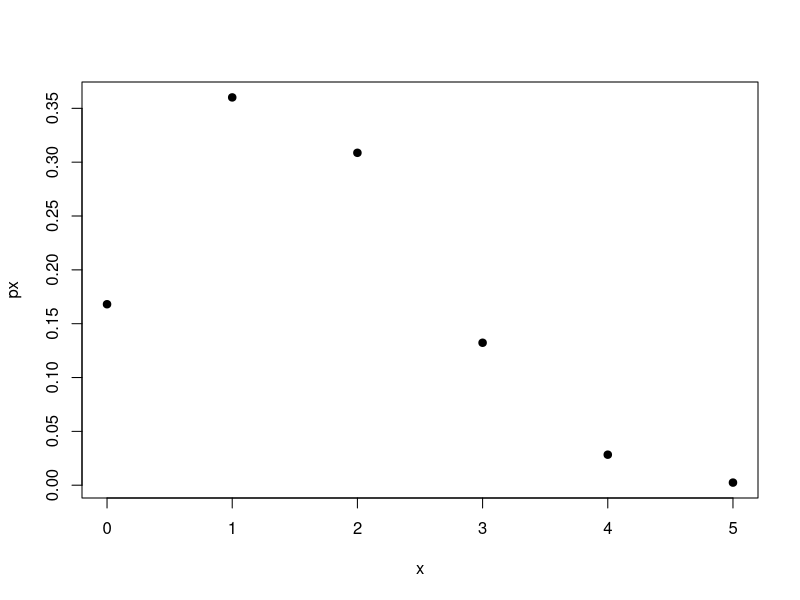
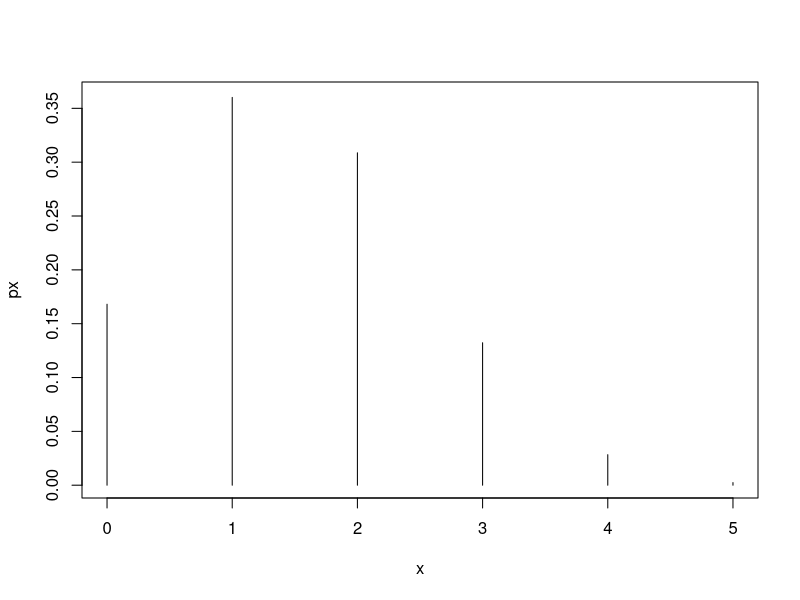
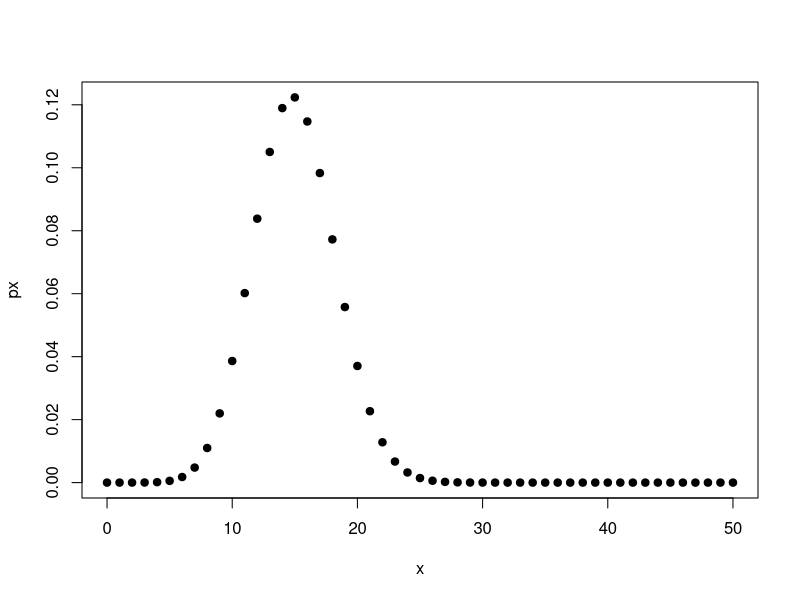
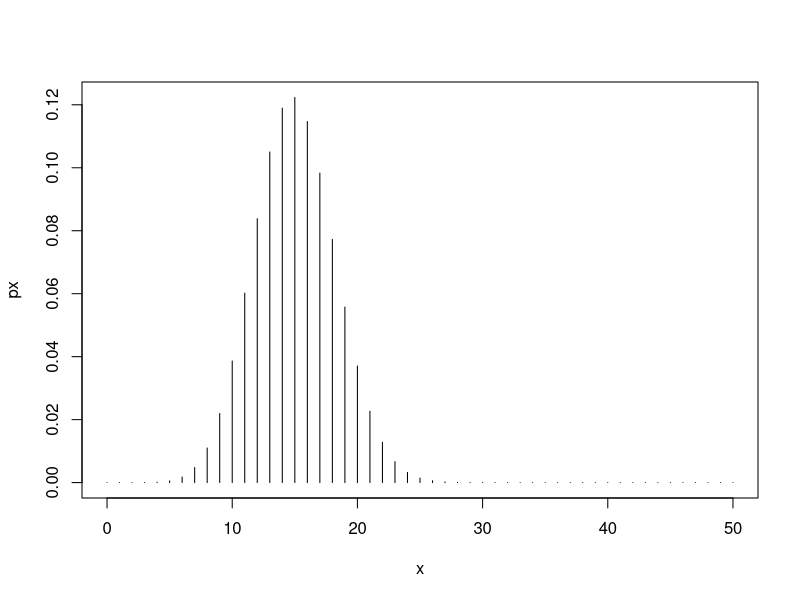
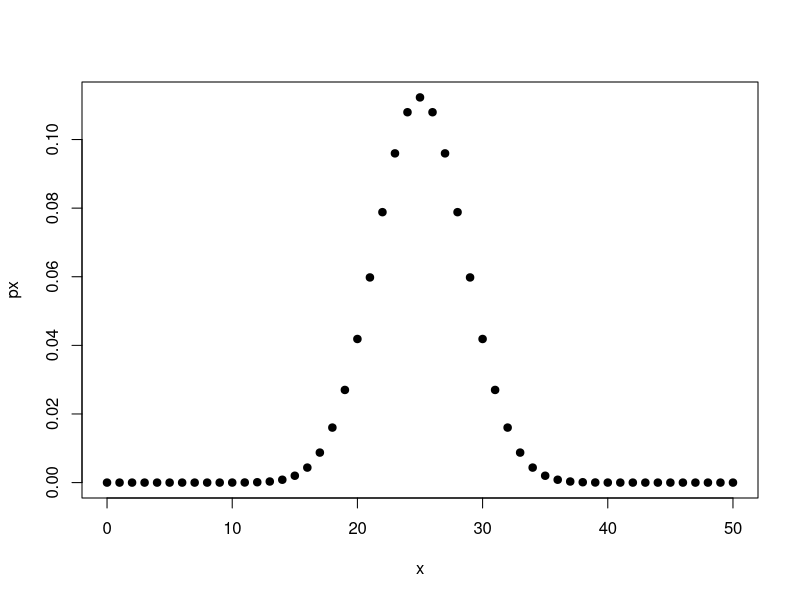
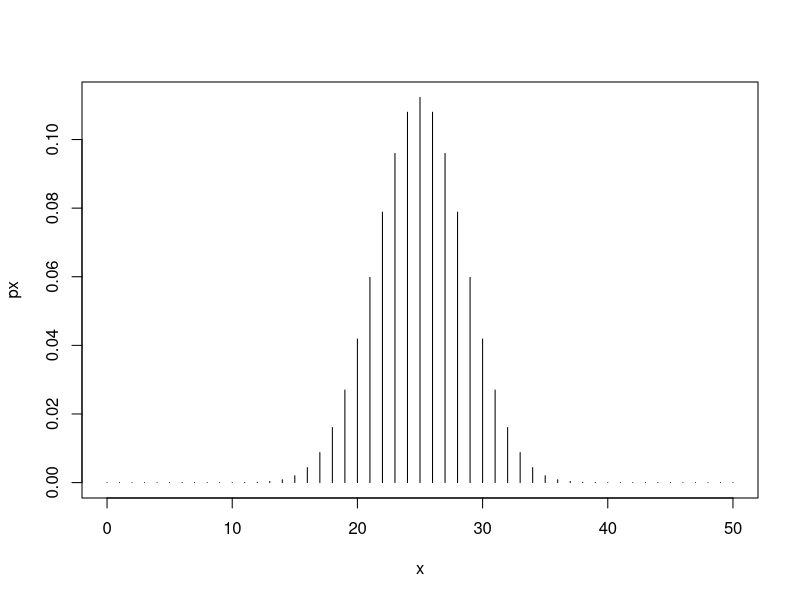
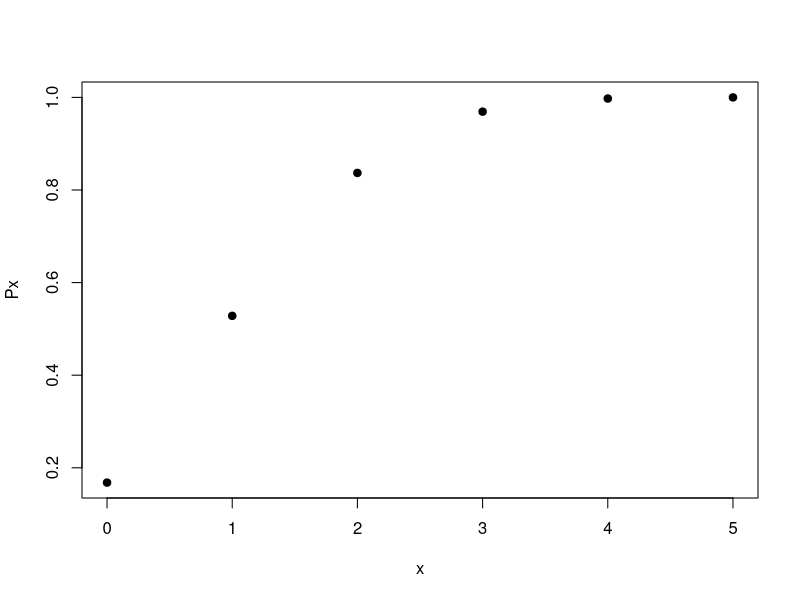
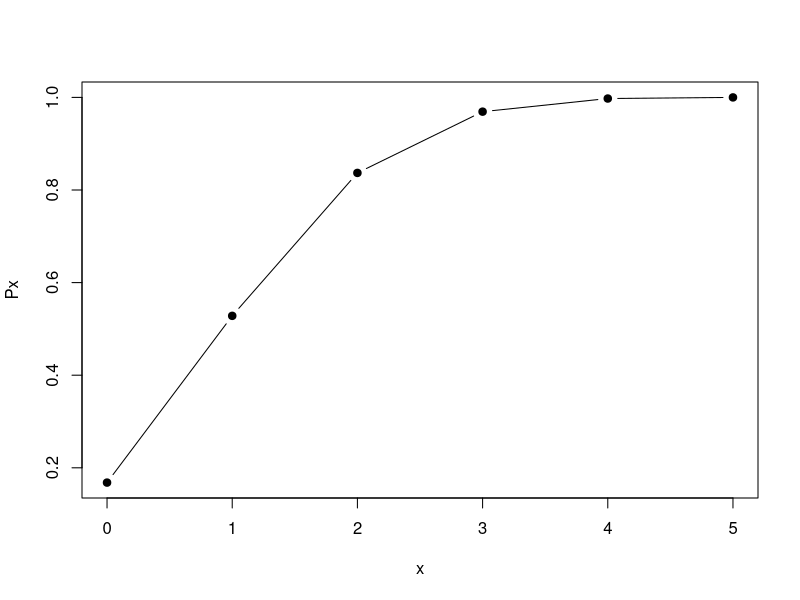

Write the R code that produced these figures, in order.
?rbinom
rbinom(10, size=5, prob=0.3)

rbinom(10, 1, 0.5)

rbinom(10, 100, 0.5)

z <- rbinom(1000, 100, 0.5)
mean(z)

z <- rbinom(10000, 100, 0.5)
mean(z)

rbinom(7, 150, 0.05)
rbinom(30, 150, 0.05)


x <- 0:5
px <- dbinom(x, size=5, prob=0.3)
x
px
plot(x, px, pch=19)
plot(x, px, pch=19,type="h")

x <- 0:50
px <- dbinom(x, size=50, prob=0.3)
plot(x, px, pch=19)
plot(x, px, pch=19,type="h")

x <- 0:50
px <- dbinom(x, size=50, prob=0.5)
plot(x, px, pch=19)
plot(x, px, pch=19,type="h")


x <- 0:5
Px <- pbinom(x, size=5, prob=0.3)
plot(x, Px, pch=19)

plot(x, Px, pch=19, type="b")

x <- 0:50
Px <- pbinom(x, size=50, prob=0.3)
plot(x, Px, pch=19)

plot(x, Px, pch=19, type="b")

x <- 0:50
Px <- pbinom(x, size=50, prob=0.7)
plot(x, Px, pch=19)
plot(x, Px, pch=19, type="b")

x <- 0:50
Px <- pbinom(x, size=50, prob=0.5)
plot(x, Px, pch=19)
plot(x, Px, pch=19, type="b")


# X~binom(n=5, p=0.3)
x <- rbinom(1000, size=5, prob=0.3)
x
px <- dbinom(x, size=5, prob=0.3)
plot(x,px)

# X~binom(n=5, p=0.3)
x <- rbinom(10000, size=5, prob=0.3)
x
px <- dbinom(x, size=5, prob=0.3)
plot(x,px, type="h",
     main="Plot of a binomial dist.")


